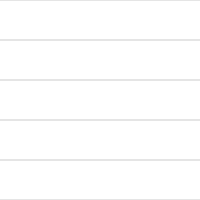

Python code for this plot:
import argparse
import drawsvg as draw
from numpy import array, sqrt, pi, log
from math import floor, ceil

class SimpleMaker:

    ## 比例尺：20 对应 0.5，40 对应 1

    def GenerateSimple(name, wire_length, size = 0):
        d = draw.Drawing(200,200,origin = 'center', displayInline = False)
        p = draw.Path(stroke_width=0.202, stroke='black', fill_opacity="0")

        simple_circuit = SimpleMaker(size)
        simple_circuit.makeSimple(p,wire_length)
        d.append(p)
        d.save_svg(name+".svg")

    def __init__(self,size = 0):

        self.size = size
        # self.line_width = 0.202
        self.line_width = 0.6
        self.spacing = 10
        self.pixel_scale = 3.77
        self.minimum_stitch_length = 2 * self.pixel_scale

    def makeSimple(self, path, wire_length, reverse=False):
        reverseF = -1 if reverse else 1
        if self.size > 0:
            #第一组： -140 -100
            path.M(-150,-140)
            path.L(-150,-150)
            path.L(-160,-150)
            path.L(-160,-140)
            path.L(160,-140)
            path.L(160,-150)
            path.L(150,-150)
            path.L(150,-140)

            path.M(-150,-100)
            path.L(-150,-110)
            path.L(-160,-110)
            path.L(-160,-100)
            path.L(160,-100)
            path.L(160,-110)
            path.L(150,-110)
            path.L(150,-100)
            #第二组： -60 -20
            path.M(-150,-60)
            path.L(-150,-70)
            path.L(-160,-70)
            path.L(-160,-60)
            path.L(160,-60)
            path.L(160,-70)
            path.L(150,-70)
            path.L(150,-60)

            path.M(-150,-20)
            path.L(-150,-30)
            path.L(-160,-30)
            path.L(-160,-20)
            path.L(160,-20)
            path.L(160,-30)
            path.L(150,-30)
            path.L(150,-20)
            # 第三组： 20 60
            path.M(-150,20)
            path.L(-150,10)
            path.L(-160,10)
            path.L(-160,20)
            path.L(160,20)
            path.L(160,10)
            path.L(150,10)
            path.L(150,20)

            path.M(-150,60)
            path.L(-150,50)
            path.L(-160,50)
            path.L(-160,60)
            path.L(160,60)
            path.L(160,50)
            path.L(150,50)
            path.L(150,60)
            # 第四组： 100 140
            path.M(-150,100)
            path.L(-150,90)
            path.L(-160,90)
            path.L(-160,100)
            path.L(160,100)
            path.L(160,90)
            path.L(150,90)
            path.L(150,100)

            path.M(-150,140)
            path.L(-150,130)
            path.L(-160,130)
            path.L(-160,140)
            path.L(160,140)
            path.L(160,130)
            path.L(150,130)
            path.L(150,140)
            

            

        else:
            raise Exception("size must be >0")



    def drawStitches(self, p, x1, y1, x2, y2):
        dx = x2 - x1
        dy = y2 - y1
        length = sqrt((dx ** 2) + (dy ** 2))
        stittches = length/self.minimum_stitch_length

        for i in range (1, floor(stittches)):
            p.L (x1 + dx/stittches*i, y1 + dy/stittches*i)
        p.L(x2,y2)

if __name__=="__main__":
    SimpleMaker.GenerateSimple("trans_line", -8, 10)
